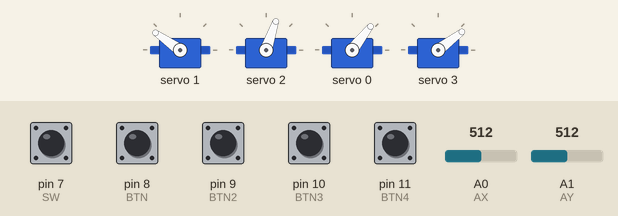
A sketch run on a simulated Arduino Uno, built with avr-gcc and run on an emulated ATmega328P. Shown: 4 × servo. The inputs (shaded band) are chosen by the test bench; at power-on: pin 7 (SW), pin 8 (BTN), pin 9 (BTN2), pin 10 (BTN3), pin 11 (BTN4) HIGH, A0 (AX) = 512, A1 (AY) = 512. What the sketch prints to the serial monitor is not drawn.

Above: at 1.2 s.
1.3 s: A0 (AX) set to 682
4.3 s: A0 (AX) set to 718
At 4.92 s:
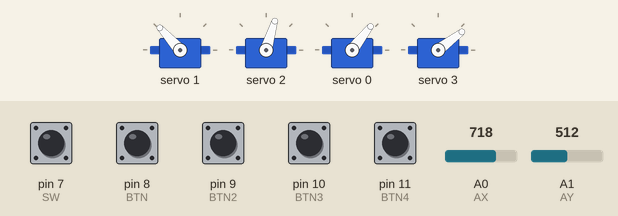
At 5.57 s:
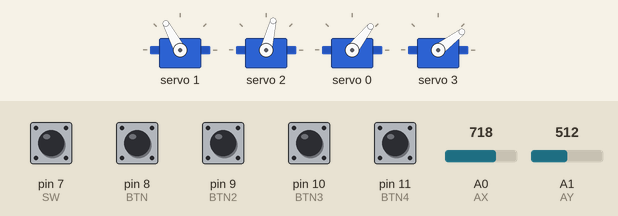
7.3 s: A1 (AY) set to 685
At 10.2 s:
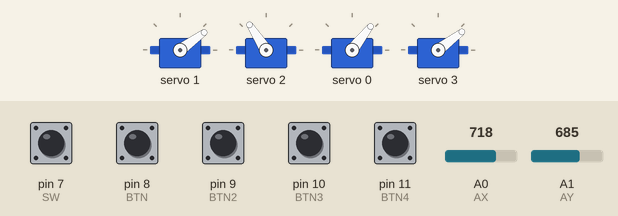
10.3 s: A1 (AY) set to 710
13.3 s: pin 8 (BTN) pulled LOW for 0.15 s
At 14.8 s:
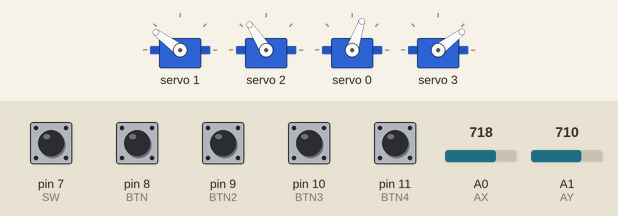
16.3 s: A1 (AY) set to 690
Timing chart, 0 to 22.2 s (numbered marks = the images above; inputs shaded):
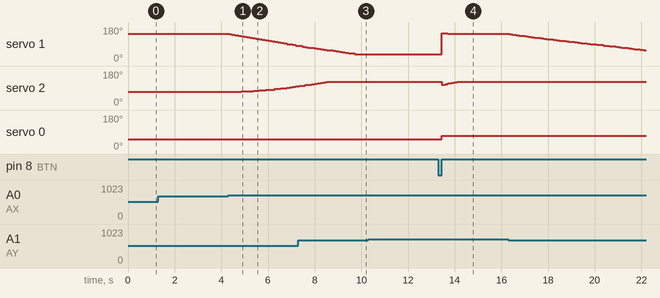

The sketch:

RoboticArm_Tri.ino
```cpp
#define DEBUG

#include "PWMServo.h"
#include "Trigonometric.h"

#define SERVOPIN_CLAW 0
#define SERVOPIN_LEFT 1
#define SERVOPIN_RIGHT 2
#define SERVOPIN_BOTTOM 3
#define AX A0
#define AY A1

#define SW   7
#define BTN  8
#define BTN2 9
#define BTN3 10
#define BTN4 11

#define UPPER_ARM_LEN 7.9
#define LOWER_ARM_LEN 7.9

pwmServo claw, left, right, bottom;

// Servo angle limitations
int claw_close=29,claw_open=45;
int max_left=120, min_left=15;
int max_right=89, min_right = 15;
int mid_bottom=16;
int left_horizontal=107;
int right_vertical=45;

int sw_counter=0;

void toggle_claw(int open=-1) {
   int claw_angle;
   if (open == -1) {
      claw_angle = claw.read();
      if (claw_angle == claw_open) {
        claw_angle = claw_close;
      } else {
        claw_angle = claw_open;
      }
   } else if (open == 1) {
      claw_angle = claw_open;
   } else {
      claw_angle = claw_close;
   }
   claw.write(claw_angle);
}

void setup() {
  Serial.begin(9600);
  pinMode(BTN,INPUT_PULLUP);
  pinMode(BTN2,INPUT_PULLUP);
  pinMode(BTN3,INPUT_PULLUP);
  pinMode(BTN4,INPUT_PULLUP);
  pinMode(SW, INPUT_PULLUP);
  left.attach(SERVOPIN_LEFT);
  right.attach(SERVOPIN_RIGHT);
  claw.attach(SERVOPIN_CLAW);
  bottom.attach(SERVOPIN_BOTTOM);
  setArmLength(UPPER_ARM_LEN,LOWER_ARM_LEN);
  move_servo(left_horizontal, right_vertical);
  toggle_claw(0);
  bottom.write(mid_bottom);
}

void loop() {
  int ax   = analogRead(AX);
  int ay   = analogRead(AY);
  int btn  = digitalRead(BTN);
  int btn2 = digitalRead(BTN2);
  int btn3 = digitalRead(BTN3);
  int btn4 = digitalRead(BTN4);
  int sw   = digitalRead(SW);

  double deltax=0, deltay=0;
  if (ax < 350) {
    deltay = 0.3;
  } if (ax > 700) {
    deltay = -0.3;
  }
  if (ay < 350) {
    deltax = -0.3;
  } else if (ay > 700 ) {
    deltax = 0.3;
  }
  if (deltax !=0 || deltay !=0) {
    double x, y;
    get_claw_pos(x,y);
    move_to(x+deltax,y+deltay);
  }

  if (sw==0) { // SW pressed, count for 5 times in order to avoid glitch
    if (sw_counter < 4) {
      sw_counter ++;
    } else {
      toggle_claw();
      sw_counter = 0;
    }
  } else {
    sw_counter = 0;
  }

  if (btn==0) {
    move_to(12, 7);
    toggle_claw();
  }

#ifdef DEBUG
//  Serial.print("X=");
//  Serial.print(ax);
//  Serial.print("\tY=");
//  Serial.print(ay);
//  Serial.print("\t SW=");
//  Serial.print(sw);
//  Serial.print("\t BTN=");
//  Serial.print(btn);
  Serial.print("left=");
  Serial.print(left.read());
  Serial.print("\t right=");
  Serial.print(right.read());
  Serial.print("\t claw=");
  Serial.print(claw.read());
  Serial.print("\t bot=");
  Serial.print(bottom.read());
  double x, y;
  get_claw_pos(x,y);
  Serial.println("");
#endif
}

// get servo angles for a coordinate
void get_angles_by_claw_pos(double &left_angle, double &right_angle, double x, double y) {
  double alpha, beta;
  if (solve(x, y, alpha, beta)) {
    right_angle = r2d(alpha) - right_vertical;
    left_angle = left_horizontal - r2d(beta);
  }
}

// get current claw position according to servo angles
void get_claw_pos(double &x, double &y) {
  double alpha, beta;
  alpha = d2r(right.read() + right_vertical);
  beta  = d2r(left_horizontal - left.read());
  unsolve(alpha, beta, x, y);
  #ifdef DEBUG
    Serial.print(" x=");
    Serial.print(x);
    Serial.print("\ty=");
    Serial.print(y);
    Serial.print("\talpha=");
    Serial.print(r2d(alpha));
    Serial.print("\tbeta =");
    Serial.print(r2d(beta));
  #endif
}

void move_to(double x, double y) {
  double left_angle = left.read(), right_angle = right.read();
  get_angles_by_claw_pos(left_angle,right_angle,x, y);
  if (right_angle > max_right) right_angle = max_right;
  if (right_angle < min_right) right_angle = min_right;
  if (left_angle > max_left) left_angle = max_left;
  if (left_angle < min_left) left_angle = min_left;
  move_servo(left_angle, right_angle);
}

void move_servo(double left_angle, double right_angle) {
  left.write(left_angle);
  right.write(right_angle);
}
```

PWMServo.cpp
```cpp
#include "PWMServo.h"

//#define SERVO_MIN() (MIN_PULSE_WIDTH - this->min * 4)  // minimum value in uS for this servo
//#define SERVO_MAX() (MAX_PULSE_WIDTH - this->max * 4)  // maximum value in uS for this servo
#define SERVOMIN  150 // This is the 'minimum' pulse length count (out of 4096)
#define SERVOMAX  600 // This is the 'maximum' pulse length count (out of 4096)
#define USMIN  600 // This is the rounded 'minimum' microsecond length based on the minimum pulse of 150
#define USMAX  2400 // This is the rounded 'maximum' microsecond length based on the maximum pulse of 600
#define SERVO_FREQ 50 // Analog servos run at ~50 Hz updates

Adafruit_PWMServoDriver pwm = Adafruit_PWMServoDriver();
bool pwm_initialized= false;

pwmServo::pwmServo() {

}

uint8_t pwmServo::attach(int pin) {
    this->servoIndex = pin;
    if (!pwm_initialized) {
        pwm.begin();
        pwm.setOscillatorFrequency(27000000);
        pwm.setPWMFreq(SERVO_FREQ);  // Analog servos run at ~50 Hz updates
        pwm_initialized = true;
        Serial.println("PWM initialized");
    }
    Serial.print("PWM attached ");
    Serial.println(pin);
}

void pwmServo::write(double value) {
    if(value < 0) value = 0;
    if(value > 180) value = 180;
    ang = value;
    value = map(value, 0, 180, SERVOMIN,  SERVOMAX);
    pwm.setPWM(this->servoIndex,0,value);
}

double pwmServo::map_double(double x, double in_min, double in_max, double out_min, double out_max) {
  return (x - in_min) * (out_max - out_min) / (in_max - in_min) + out_min;
}

double pwmServo::read() {
    //return  map( pwm.getPWM(this->servoIndex), SERVOMIN, SERVOMAX, 0, 180);
    return ang;
}
```

PWMServo.h
```cpp
#ifndef PWMSERVO_H
#define PWMSERVO_H

#include <Wire.h>
#include "Adafruit_PWMServoDriver.h"

#define MIN_PULSE_WIDTH       544     // the shortest pulse sent to a servo
#define MAX_PULSE_WIDTH      2400     // the longest pulse sent to a servo
#define DEFAULT_PULSE_WIDTH  1500     // default pulse width when servo is attached

class pwmServo {
  public:
    pwmServo();
    uint8_t attach(int pin);
    void write(double value);
    double read();
    double map_double(double x, double in_min, double in_max, double out_min, double out_max);
  private:
    uint8_t servoIndex;
    double ang;
    int8_t min;
    int8_t max;
};

#endif
```

Trigonometric.cpp
```cpp
#include "Trigonometric.h"
#include "math.h"
#define DEBUG1

// Default ARM length
double L1=7.9;
double L2=7.9;
double L1_s = L1*L1;
double L2_s = L2*L2;
double left_adjust;
double right_adjust;

void setArmLength(double upper, double lower) {
  L1 = upper;
  L2 = lower;
  L1_s = upper*upper;
  L2_s = lower*lower;
}

// from x, y get angle alpha & beta
bool solve(double x, double y, double &alpha, double &beta) {
  double L3_s = (x*x+y*y);
  double L3   = sqrt(L3_s);

  double cosa = (L3_s + L2_s - L1_s)/(2*L3*L2);
  if (cosa > 1) return false;
  double a = acos(cosa);
  double theta = asin(y/L3);
  alpha = PI - a - theta;

  double b = acos((L1_s + L2_s - L3_s)/(2*L1*L2));
  beta = alpha-b;

#ifdef DEBUG
  Serial.print("\nsolve: ");
  Serial.print("x=");
  Serial.print(x);
  Serial.print("\ty=");
  Serial.println(y);
  Serial.print("\tL3^2=");
  Serial.print(L3_s);
  Serial.print("\tL3=");
  Serial.print(L3);
  Serial.println("\talpha=");
  Serial.print(r2d(alpha));
  Serial.print("\tbeta=");
  Serial.print(r2d(beta));
  Serial.println();
#endif
  return true;
}

bool unsolve(double alpha, double beta, double &x, double &y){
   double a3 = alpha - beta;
   double L3_s = (L1_s+L2_s)-((2*L1*L2)*cos(a3));
   double L3 = sqrt(L3_s);

   double a2 = acos((L3_s + L1_s - L2_s)/(2*L3*L1));
   double theta = PI - a2 - alpha;

   y = L3*sin(theta);
   x = L3*cos(theta);

#ifdef DEBUG
  Serial.print("\nunsolve: ");
  Serial.print("x=");
  Serial.print(x);
  Serial.print("\ty=");
  Serial.print(y);
  Serial.print("\tL3^2=");
  Serial.print(L3_s);
  Serial.print("\tL3=");
  Serial.print(L3);
  Serial.println("\talpha=");
  Serial.print(r2d(alpha));
  Serial.print("\tbeta=");
  Serial.print(r2d(beta));
  Serial.println();
#endif
   return 1;
}

double r2d(double r) {
  return (r*180)/PI;
}

double d2r(double d) {
  return (d*PI)/180;
}
```

Trigonometric.h
```cpp
// Solve servo angles according to claw position
// or reverse wise
//            B
//          //|
//       L1//||
//        // ||L2
//     >>||  ||
//       C  |-o-|
//          |_A_|
//                                ^ Y              B
//     (x,y)C _____L1____ B       |                /\
//            \c       b/         |               /  \
//             \       /          |           L1 /    \  L2
//           L3 \     / L2        |             /      \
//               \   /            |          C /_beta_  \
//   X            \a/           -X|    X /_ _ _ _ _ _ _ _\_alpha_ -X
// /_ _ _ _ _theta_V_alpha_ _ _ _ |                      A
// \               A(0,0)
//
// right servo angle alpha = /_ BA(-X)
// left servo angle  beta  = /_ BC(-X)
// upper arm L1 = CB
// vertical arm L2 = AB
// Distance between claw and A L3 = AC

// L3^2 = x^2 + y^2
// cos(/_CBA) = (L1^2 + L2^2 - L3^2)/(2*L1*L2)
// cos(/_BAC) = (L3^2 + L2^2 - L1^2)/(2*L2*L3)
// cos(theta) = y/L3
// alpha = PI - theta - /_BAC
// beta = alpha - /_CBA

#include<Arduino.h>

#ifndef TRIGONOMETRIC_H
#define TRIGONOMETRIC_H

#ifndef PI
  #define PI 3.14159265
#endif

void setArmLength(double upper, double lower);
// from coordinate to angles
bool solve(double x, double y, double &a, double &b);
// from angles get cordinate
bool unsolve(double a, double b, double &x, double &y);
double r2d(double r);
double d2r(double d);
#endif
```

Measured:
- the behaviour switches between 700 and 701 on A0 (AX) (found by bisection; images 0 and 1)
- after the input at 1.3 s, every drawn part: stays the same
- after the input at 4.3 s, servo 1: moves from 145° to 82° over 2.8 s, starting after 0.05 s; servo 2: moves from 71° to 99° over 2.3 s, starting after 0.56 s
- after the input at 10.3 s, every drawn part: stays the same
- after the input at 13.3 s, servo 1: 36° → 146° after 0.15 s, → 145° 0.26 s later, → 144° 0.13 s later, → 145° 2.0 s later; servo 2: 123° → 108° after 0.15 s, → 111° 0.13 s later, → 114° 0.13 s later, → 118° 0.13 s later, … (6 changes in this stretch); servo 0: 52° → 71° after 0.15 s
